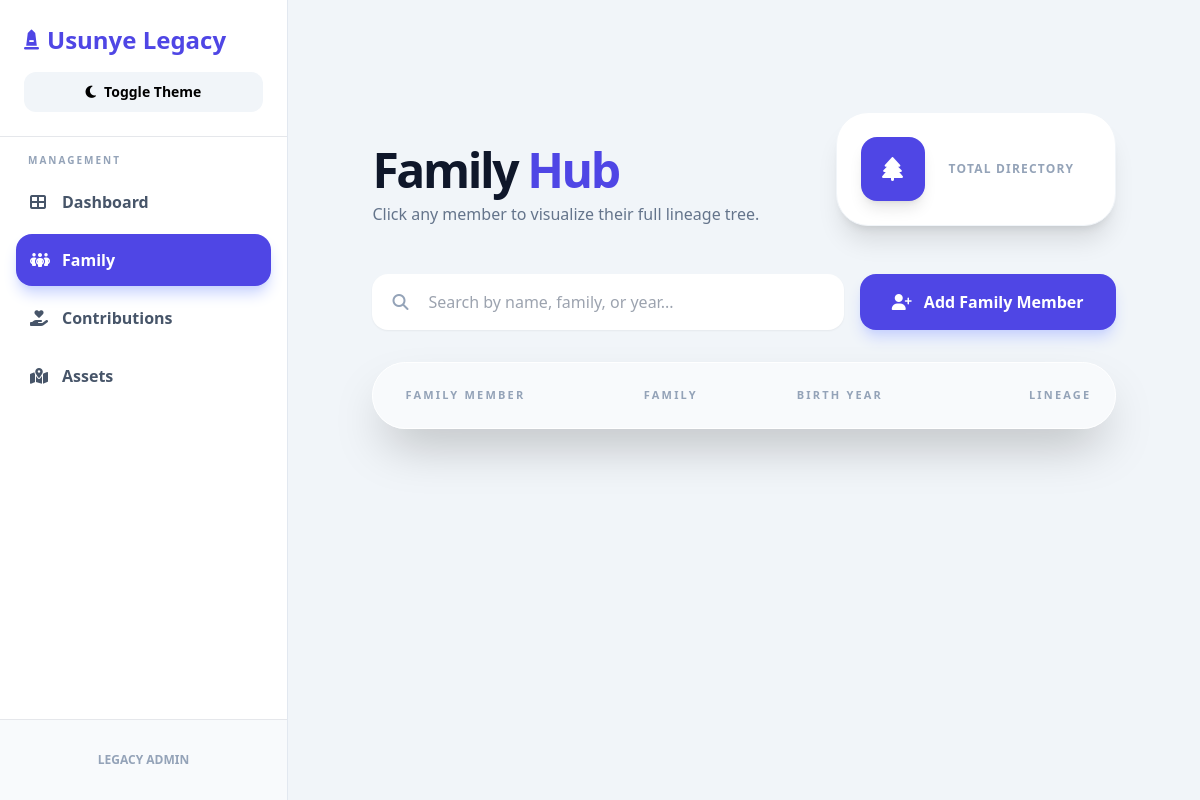
Before: /person/ with the older database file.
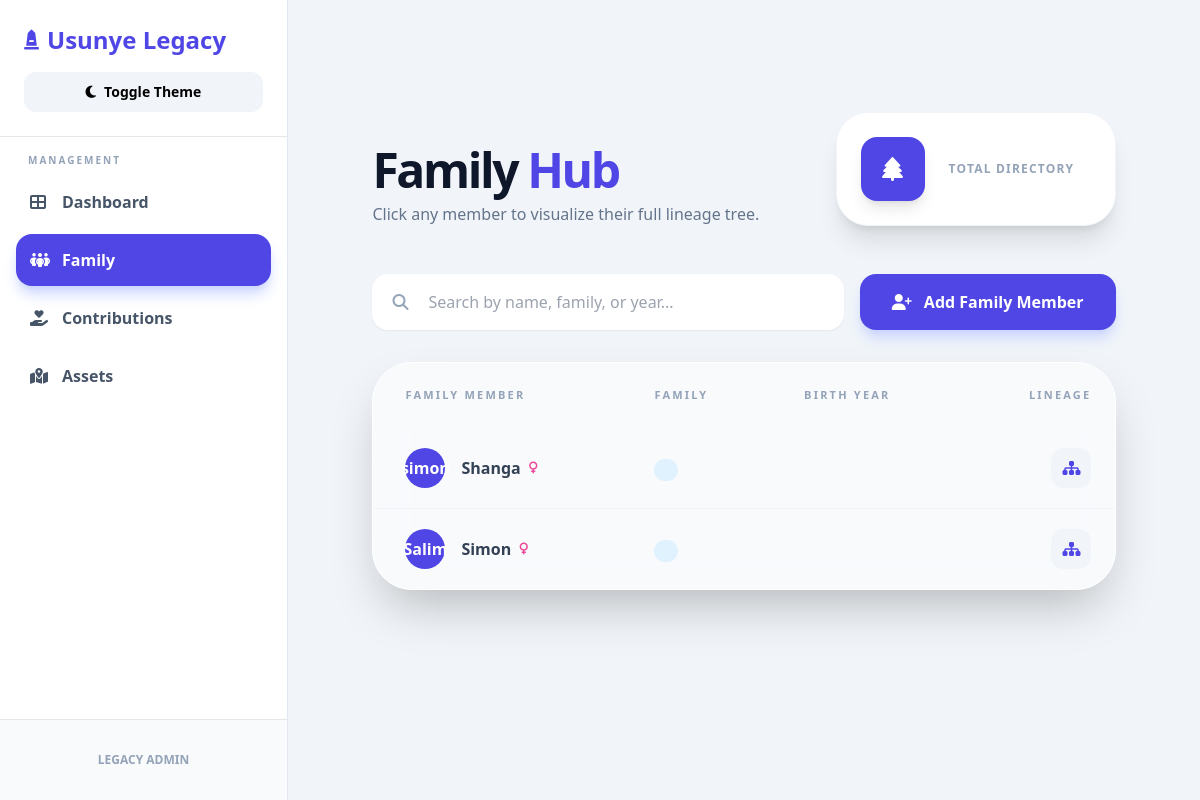
After: the same page with the newer database file.
### lineage/models.py (models this page shows, shortened)
class Person(models.Model):
    GENDER_CHOICES = [("M", "Male"), ("F", "Female")]
    STATUS_CHOICES = [("alive", "Alive"), ("deceased", "Deceased")]
    JOB_CHOICES = [("employed", "Employed"), ("unemployed", "Unemployed")]
    DISABILITY_CHOICES = [
        ("none", "None"),
        ("physical", "Physical"),
        ("mental", "Mental"),
    ]
    first_name = models.CharField(max_length=100)
    last_name = models.CharField(max_length=100)
    birth_date = models.DateField(null=True, blank=True)
    status = models.CharField(max_length=20, choices=STATUS_CHOICES, default="alive")
    job_status = models.CharField(
        max_length=20, choices=JOB_CHOICES, default="unemployed"
    )
    disability_status = models.CharField(
        max_length=20, choices=DISABILITY_CHOICES, default="none"
    )
    gender = models.CharField(
        max_length=10,
        choices=GENDER_CHOICES,
        null=True,
        blank=True,
    )
    father = models.ForeignKey(
        "self",
        null=True,
        blank=True,
        related_name="children_from_father",
        on_delete=models.SET_NULL,
    )
    mother = models.ForeignKey(
        "self",
        null=True,
        blank=True,
        related_name="children_from_mother",
        on_delete=models.SET_NULL,
    )
    spouse = models.OneToOneField(
        "self",
        null=True,
        blank=True,
        related_name="married_to",
        on_delete=models.SET_NULL,
    )
    photo = models.ImageField(upload_to="members/", null=True, blank=True)
    def __str__(self):
        return f"{self.first_name} {self.last_name}"

### lineage/views.py (the view)
# urls.py: path("person/", views.person_list, name="family"),
def person_list(request):
    persons = Person.objects.all()
    form = PersonForm(request.POST or None, request.FILES or None)
    if form.is_valid():
        form.save()
        return redirect("family")
    return render(request, "lineage/family.html", {"persons": persons, "form": form})

### lineage/forms.py (shortened to what this page needs)
class PersonForm(forms.ModelForm):
    class Meta:
        model = Person
        fields = [
            "first_name",
            "last_name",
            "birth_date",
            "status",
            "job_status",
            "disability_status",
            "gender",
            "father",
            "mother",
            "spouse",
            "photo",
        ]
        widgets = {
            "birth_date": forms.DateInput(attrs={"type": "date"}),
        }

### lineage/templates/lineage/family.html (shortened to what the changed rows need)
{% extends 'lineage/base.html' %}
{% block content %}
<div class="max-w-[95%] mx-auto px-4 py-8 animate-fade-in">
    <div class="flex flex-col lg:flex-row justify-between items-end mb-12 gap-6">
        <div class="space-y-2">
            <h2 class="text-4xl md:text-5xl font-black text-slate-900 dark:text-white tracking-tighter">Family <span
                    class="text-indigo-600">Hub</span></h2>
        </div>
    </div>
    <div id="table-wrapper"
        class="bg-white/50 dark:bg-slate-900/50 backdrop-blur-xl rounded-[2.5rem] border border-white dark:border-slate-800 shadow-2xl overflow-hidden">
        <div class="overflow-x-auto scrollbar-hide">
            <table class="w-full text-left border-collapse min-w-[750px]">
                <thead>
                    <tr
                        class="bg-slate-50/50 dark:bg-slate-800/50 text-slate-400 uppercase text-[11px] tracking-[0.2em] font-bold">
                        <th class="px-8 py-6">Family Member</th>
                        <th class="px-8 py-6">Family</th>
                        <th class="px-8 py-6">Birth Year</th>
                        <th class="px-8 py-6 text-right">Lineage</th>
                    </tr>
                </thead>
                <tbody id="directory-body" class="divide-y divide-slate-100 dark:divide-slate-800">
                    {% for member in persons %}
                    <tr class="group hover:bg-white dark:hover:bg-slate-800 transition-all cursor-pointer member-row"
                        onclick="showTree('{{ member.id }}', '{{ member.first_name }} {{ member.last_name }}')">
                        <td class="px-8 py-5">
                            <div class="flex items-center gap-4">
                                <div
                                    class="h-10 w-10 shrink-0 rounded-full bg-indigo-600 text-white flex items-center justify-center font-bold">
                                    {{ member.first_name }}
                                </div>
                                <div class="flex flex-col">
                                    <div class="flex items-center gap-2">
                                        <span
                                            class="font-bold text-slate-700 dark:text-slate-200 whitespace-nowrap searchable-name">
                                            {{ member.last_name }}</span>
                                        {% if member.gender == 'male' %}
                                        <i class="fas fa-mars text-blue-500 text-xs shrink-0"></i>
                                        {% else %}
                                        <i class="fas fa-venus text-pink-500 text-xs shrink-0"></i>
                                        {% endif %}
                                    </div>
                                </div>
                            </div>
                        </td>
                        <td class="px-8 py-5">
                            <span
                                class="px-3 py-1 rounded-full text-[10px] font-black uppercase tracking-tighter whitespace-nowrap searchable-type
                                {% if member.type == 'Parent' %}bg-amber-100 text-amber-700{% else %}bg-sky-100 text-sky-700{% endif %}">
                            </span>
                        </td>
                        <td
                            class="px-8 py-5 text-slate-500 dark:text-slate-400 font-medium whitespace-nowrap searchable-year">
                            {{ member.date|date:"Y" }}</td>
                        <td class="px-8 py-5 text-right">
                            <button
                                class="bg-slate-100 dark:bg-slate-700 h-10 w-10 rounded-xl text-indigo-600 group-hover:bg-indigo-600 group-hover:text-white transition-all inline-flex items-center justify-center">
                                <i class="fas fa-sitemap"></i>
                            </button>
                        </td>
                    </tr>
                    {% endfor %}
                </tbody>
            </table>
        </div>
    </div>
</div>
{% endblock %}

Changed rows visible on the page:
added Person: first_name "simon", last_name "Shanga", gender "M" (drawn)
added Person: first_name "Salim", last_name "Simon", gender "M" (drawn)
